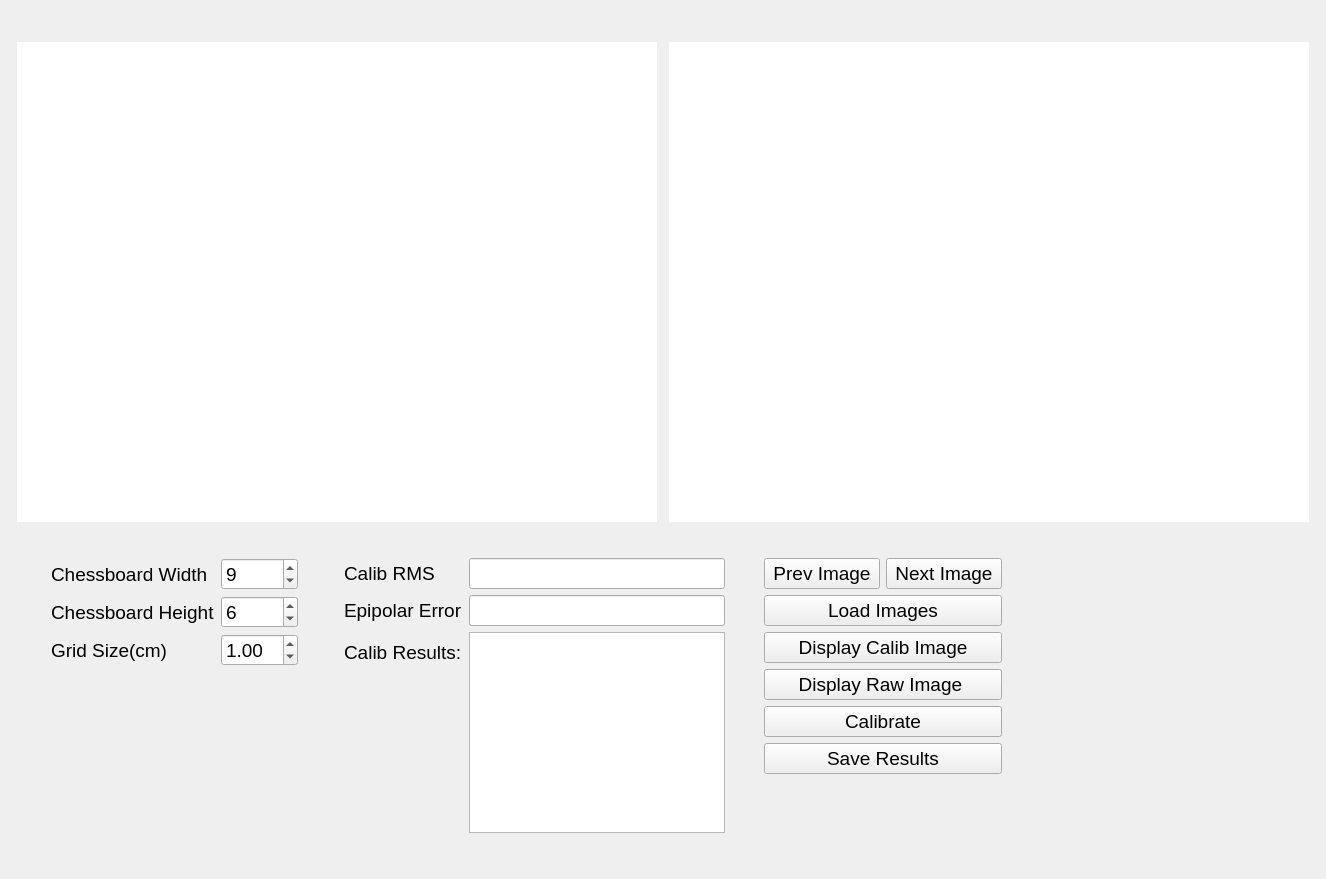
<?xml version="1.0" encoding="UTF-8"?>
<ui version="4.0">
 <class>StereoCalibPage</class>
 <widget class="QWidget" name="StereoCalibPage">
  <property name="enabled">
   <bool>true</bool>
  </property>
  <property name="geometry">
   <rect>
    <x>0</x>
    <y>0</y>
    <width>1326</width>
    <height>879</height>
   </rect>
  </property>
  <property name="windowTitle">
   <string>Stereo Calibration Mode</string>
  </property>
  <layout class="QVBoxLayout" name="verticalLayout_3">
   <item>
    <spacer name="verticalSpacer_4">
     <property name="orientation">
      <enum>Qt::Vertical</enum>
     </property>
     <property name="sizeHint" stdset="0">
      <size>
       <width>20</width>
       <height>28</height>
      </size>
     </property>
    </spacer>
   </item>
   <item>
    <layout class="QHBoxLayout" name="horizontalLayout_5">
     <item>
      <spacer name="horizontalSpacer_11">
       <property name="orientation">
        <enum>Qt::Horizontal</enum>
       </property>
       <property name="sizeHint" stdset="0">
        <size>
         <width>40</width>
         <height>20</height>
        </size>
       </property>
      </spacer>
     </item>
     <item>
      <layout class="QHBoxLayout" name="horizontalLayout_4">
       <item>
        <widget class="QLabel" name="label_left_image">
         <property name="minimumSize">
          <size>
           <width>640</width>
           <height>480</height>
          </size>
         </property>
         <property name="maximumSize">
          <size>
           <width>640</width>
           <height>480</height>
          </size>
         </property>
         <property name="styleSheet">
          <string notr="true">#label_left_image, #label_right_image {
	background-color: rgb(255, 255, 255);
}</string>
         </property>
         <property name="text">
          <string/>
         </property>
        </widget>
       </item>
       <item>
        <spacer name="horizontalSpacer_3">
         <property name="orientation">
          <enum>Qt::Horizontal</enum>
         </property>
         <property name="sizeHint" stdset="0">
          <size>
           <width>40</width>
           <height>20</height>
          </size>
         </property>
        </spacer>
       </item>
       <item>
        <widget class="QLabel" name="label_right_image">
         <property name="minimumSize">
          <size>
           <width>640</width>
           <height>480</height>
          </size>
         </property>
         <property name="maximumSize">
          <size>
           <width>640</width>
           <height>480</height>
          </size>
         </property>
         <property name="styleSheet">
          <string notr="true">#label_left_image, #label_right_image {
	background-color: rgb(255, 255, 255);
}</string>
         </property>
         <property name="text">
          <string/>
         </property>
        </widget>
       </item>
      </layout>
     </item>
     <item>
      <spacer name="horizontalSpacer_12">
       <property name="orientation">
        <enum>Qt::Horizontal</enum>
       </property>
       <property name="sizeHint" stdset="0">
        <size>
         <width>40</width>
         <height>20</height>
        </size>
       </property>
      </spacer>
     </item>
    </layout>
   </item>
   <item>
    <spacer name="verticalSpacer_2">
     <property name="orientation">
      <enum>Qt::Vertical</enum>
     </property>
     <property name="sizeHint" stdset="0">
      <size>
       <width>17</width>
       <height>21</height>
      </size>
     </property>
    </spacer>
   </item>
   <item>
    <layout class="QHBoxLayout" name="horizontalLayout_3">
     <item>
      <spacer name="horizontalSpacer_13">
       <property name="orientation">
        <enum>Qt::Horizontal</enum>
       </property>
       <property name="sizeHint" stdset="0">
        <size>
         <width>40</width>
         <height>20</height>
        </size>
       </property>
      </spacer>
     </item>
     <item>
      <layout class="QHBoxLayout" name="horizontalLayout">
       <item>
        <layout class="QFormLayout" name="formLayout">
         <item row="0" column="0">
          <widget class="QLabel" name="label_chessboard_w">
           <property name="font">
            <font>
             <pointsize>14</pointsize>
            </font>
           </property>
           <property name="text">
            <string>Chessboard Width</string>
           </property>
          </widget>
         </item>
         <item row="0" column="1">
          <widget class="QSpinBox" name="spinbox_chessboard_w">
           <property name="font">
            <font>
             <pointsize>14</pointsize>
            </font>
           </property>
           <property name="value">
            <number>9</number>
           </property>
          </widget>
         </item>
         <item row="1" column="0">
          <widget class="QLabel" name="label_chessboard_h">
           <property name="font">
            <font>
             <pointsize>14</pointsize>
            </font>
           </property>
           <property name="text">
            <string>Chessboard Height</string>
           </property>
          </widget>
         </item>
         <item row="1" column="1">
          <widget class="QSpinBox" name="spinbox_chessboard_h">
           <property name="font">
            <font>
             <pointsize>14</pointsize>
            </font>
           </property>
           <property name="value">
            <number>6</number>
           </property>
          </widget>
         </item>
         <item row="2" column="0">
          <widget class="QLabel" name="label_grid_size">
           <property name="font">
            <font>
             <pointsize>14</pointsize>
            </font>
           </property>
           <property name="text">
            <string>Grid Size(cm)</string>
           </property>
          </widget>
         </item>
         <item row="2" column="1">
          <widget class="QDoubleSpinBox" name="double_spinbox_grid_size">
           <property name="font">
            <font>
             <pointsize>14</pointsize>
            </font>
           </property>
           <property name="decimals">
            <number>2</number>
           </property>
           <property name="value">
            <double>1.000000000000000</double>
           </property>
          </widget>
         </item>
        </layout>
       </item>
       <item>
        <spacer name="horizontalSpacer">
         <property name="orientation">
          <enum>Qt::Horizontal</enum>
         </property>
         <property name="sizeHint" stdset="0">
          <size>
           <width>40</width>
           <height>20</height>
          </size>
         </property>
        </spacer>
       </item>
       <item>
        <layout class="QFormLayout" name="formLayout_2">
         <item row="1" column="0">
          <widget class="QLabel" name="label_epipolar_error">
           <property name="font">
            <font>
             <pointsize>14</pointsize>
            </font>
           </property>
           <property name="text">
            <string>Epipolar Error</string>
           </property>
          </widget>
         </item>
         <item row="1" column="1">
          <widget class="QLineEdit" name="output_epi_err">
           <property name="font">
            <font>
             <pointsize>14</pointsize>
            </font>
           </property>
           <property name="readOnly">
            <bool>true</bool>
           </property>
          </widget>
         </item>
         <item row="0" column="1">
          <widget class="QLineEdit" name="output_calib_rms">
           <property name="font">
            <font>
             <pointsize>14</pointsize>
            </font>
           </property>
           <property name="readOnly">
            <bool>true</bool>
           </property>
          </widget>
         </item>
         <item row="0" column="0">
          <widget class="QLabel" name="label_calib_rms">
           <property name="font">
            <font>
             <pointsize>14</pointsize>
            </font>
           </property>
           <property name="text">
            <string>Calib RMS</string>
           </property>
          </widget>
         </item>
         <item row="2" column="0">
          <widget class="QLabel" name="label_calib_results">
           <property name="font">
            <font>
             <pointsize>14</pointsize>
            </font>
           </property>
           <property name="text">
            <string>Calib Results:</string>
           </property>
          </widget>
         </item>
         <item row="2" column="1">
          <widget class="QTextBrowser" name="text_calib_results">
           <property name="font">
            <font>
             <pointsize>9</pointsize>
            </font>
           </property>
           <property name="html">
            <string>&lt;!DOCTYPE HTML PUBLIC &quot;-//W3C//DTD HTML 4.0//EN&quot; &quot;http://www.w3.org/TR/REC-html40/strict.dtd&quot;&gt;
&lt;html&gt;&lt;head&gt;&lt;meta name=&quot;qrichtext&quot; content=&quot;1&quot; /&gt;&lt;style type=&quot;text/css&quot;&gt;
p, li { white-space: pre-wrap; }
&lt;/style&gt;&lt;/head&gt;&lt;body style=&quot; font-family:'Sans Serif'; font-size:9pt; font-weight:400; font-style:normal;&quot;&gt;
&lt;p style=&quot;-qt-paragraph-type:empty; margin-top:0px; margin-bottom:0px; margin-left:0px; margin-right:0px; -qt-block-indent:0; text-indent:0px;&quot;&gt;&lt;br /&gt;&lt;/p&gt;&lt;/body&gt;&lt;/html&gt;</string>
           </property>
          </widget>
         </item>
        </layout>
       </item>
      </layout>
     </item>
     <item>
      <spacer name="horizontalSpacer_2">
       <property name="orientation">
        <enum>Qt::Horizontal</enum>
       </property>
       <property name="sizeHint" stdset="0">
        <size>
         <width>25</width>
         <height>275</height>
        </size>
       </property>
      </spacer>
     </item>
     <item>
      <layout class="QVBoxLayout" name="verticalLayout_2">
       <item>
        <layout class="QHBoxLayout" name="horizontalLayout_2">
         <item>
          <widget class="QPushButton" name="button_next_image">
           <property name="font">
            <font>
             <pointsize>14</pointsize>
            </font>
           </property>
           <property name="text">
            <string> Prev Image </string>
           </property>
          </widget>
         </item>
         <item>
          <widget class="QPushButton" name="button_prev_image">
           <property name="font">
            <font>
             <pointsize>14</pointsize>
            </font>
           </property>
           <property name="text">
            <string> Next Image </string>
           </property>
          </widget>
         </item>
        </layout>
       </item>
       <item>
        <layout class="QVBoxLayout" name="verticalLayout">
         <item>
          <widget class="QPushButton" name="button_load_images">
           <property name="font">
            <font>
             <pointsize>14</pointsize>
            </font>
           </property>
           <property name="text">
            <string>Load Images</string>
           </property>
          </widget>
         </item>
         <item>
          <widget class="QPushButton" name="button_display_calib_images">
           <property name="font">
            <font>
             <pointsize>14</pointsize>
            </font>
           </property>
           <property name="text">
            <string>Display Calib Image</string>
           </property>
          </widget>
         </item>
         <item>
          <widget class="QPushButton" name="button_display_raw_images">
           <property name="font">
            <font>
             <pointsize>14</pointsize>
            </font>
           </property>
           <property name="text">
            <string>Display Raw Image </string>
           </property>
          </widget>
         </item>
         <item>
          <widget class="QPushButton" name="button_calibrate">
           <property name="font">
            <font>
             <pointsize>14</pointsize>
            </font>
           </property>
           <property name="text">
            <string>Calibrate</string>
           </property>
          </widget>
         </item>
         <item>
          <widget class="QPushButton" name="button_save_results">
           <property name="font">
            <font>
             <pointsize>14</pointsize>
            </font>
           </property>
           <property name="text">
            <string>Save Results</string>
           </property>
          </widget>
         </item>
         <item>
          <spacer name="verticalSpacer">
           <property name="orientation">
            <enum>Qt::Vertical</enum>
           </property>
           <property name="sizeHint" stdset="0">
            <size>
             <width>20</width>
             <height>40</height>
            </size>
           </property>
          </spacer>
         </item>
        </layout>
       </item>
      </layout>
     </item>
     <item>
      <spacer name="horizontalSpacer_4">
       <property name="orientation">
        <enum>Qt::Horizontal</enum>
       </property>
       <property name="sizeHint" stdset="0">
        <size>
         <width>40</width>
         <height>20</height>
        </size>
       </property>
      </spacer>
     </item>
     <item>
      <spacer name="horizontalSpacer_14">
       <property name="orientation">
        <enum>Qt::Horizontal</enum>
       </property>
       <property name="sizeHint" stdset="0">
        <size>
         <width>40</width>
         <height>20</height>
        </size>
       </property>
      </spacer>
     </item>
     <item>
      <spacer name="horizontalSpacer_10">
       <property name="orientation">
        <enum>Qt::Horizontal</enum>
       </property>
       <property name="sizeHint" stdset="0">
        <size>
         <width>40</width>
         <height>20</height>
        </size>
       </property>
      </spacer>
     </item>
     <item>
      <spacer name="horizontalSpacer_9">
       <property name="orientation">
        <enum>Qt::Horizontal</enum>
       </property>
       <property name="sizeHint" stdset="0">
        <size>
         <width>40</width>
         <height>20</height>
        </size>
       </property>
      </spacer>
     </item>
     <item>
      <spacer name="horizontalSpacer_8">
       <property name="orientation">
        <enum>Qt::Horizontal</enum>
       </property>
       <property name="sizeHint" stdset="0">
        <size>
         <width>40</width>
         <height>20</height>
        </size>
       </property>
      </spacer>
     </item>
     <item>
      <spacer name="horizontalSpacer_5">
       <property name="orientation">
        <enum>Qt::Horizontal</enum>
       </property>
       <property name="sizeHint" stdset="0">
        <size>
         <width>40</width>
         <height>20</height>
        </size>
       </property>
      </spacer>
     </item>
     <item>
      <spacer name="horizontalSpacer_6">
       <property name="orientation">
        <enum>Qt::Horizontal</enum>
       </property>
       <property name="sizeHint" stdset="0">
        <size>
         <width>40</width>
         <height>20</height>
        </size>
       </property>
      </spacer>
     </item>
     <item>
      <spacer name="horizontalSpacer_7">
       <property name="orientation">
        <enum>Qt::Horizontal</enum>
       </property>
       <property name="sizeHint" stdset="0">
        <size>
         <width>24</width>
         <height>275</height>
        </size>
       </property>
      </spacer>
     </item>
    </layout>
   </item>
   <item>
    <spacer name="verticalSpacer_3">
     <property name="orientation">
      <enum>Qt::Vertical</enum>
     </property>
     <property name="sizeHint" stdset="0">
      <size>
       <width>20</width>
       <height>35</height>
      </size>
     </property>
    </spacer>
   </item>
  </layout>
 </widget>
 <resources/>
 <connections/>
</ui>
